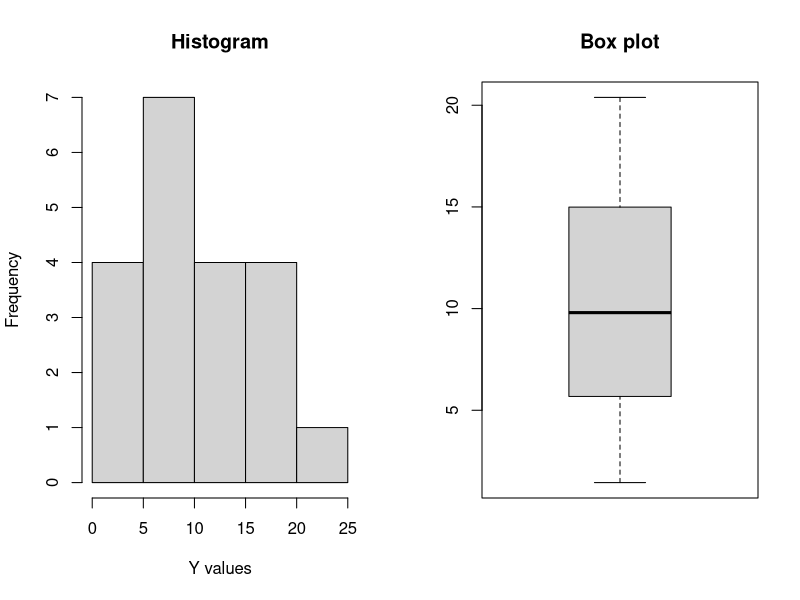
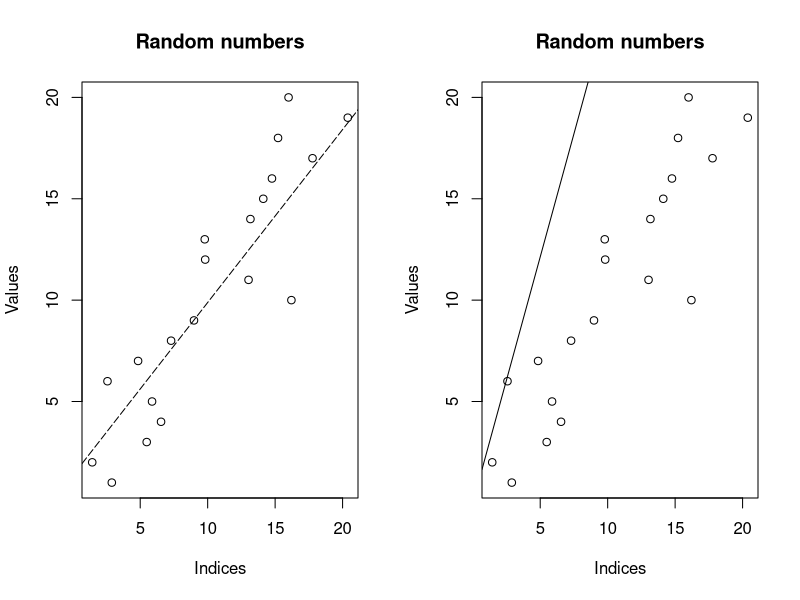
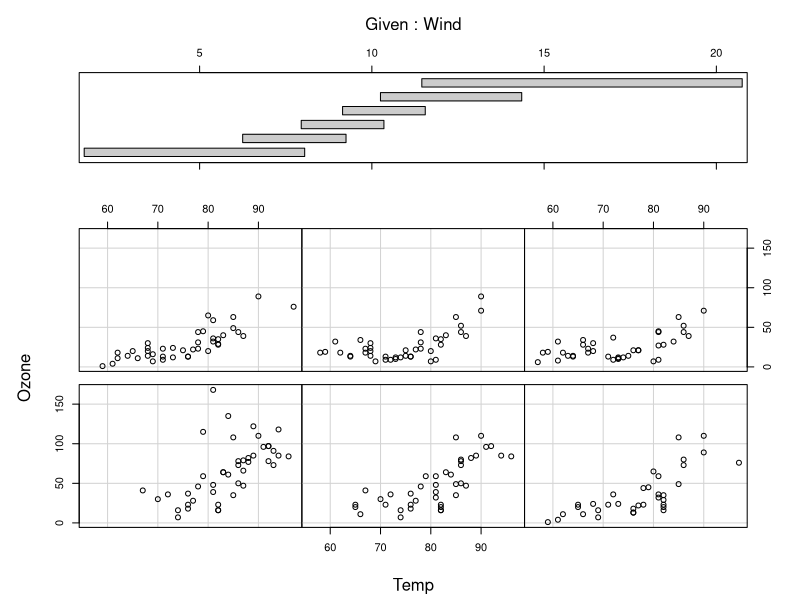
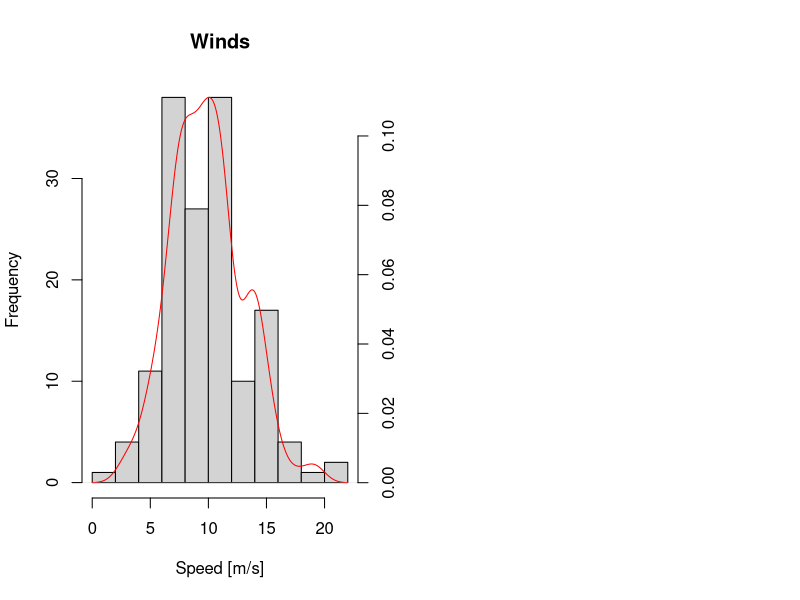

R code for these plots, in order:
# The script works on the current directory
#
# Samuel Rodriguez Bernabeu
# Assignment: lecture 3
# deliver date: 06/10/14
#
#

# Exercise 1: Create a vector x of the values from 1 to 20.
x <- seq(1,20)

# Exercise 2: Create a vector w <- 1 + sqrt(x)/2
w <- 1 + sqrt(x)/2

# Exercise 3: Create a data frame called dummy, with columns x = x and
#             y = x + rnorm(x)*w. To ensure we all get the same values, 
#             set the seed to 0.
set.seed(0)
dummy <- data.frame( x=x, y=x + rnorm(x)*w)
summary(dummy)

# Exercise 4: Create a histogram and a boxplot of y and plot them side-by-side 
#             on the same graphing region. Label the axes accordingly. Save your 
#             results as a Jpeg file.
par(mfrow=c(1,2))
hist( dummy$y, main="Histogram", ylab='Frequency', xlab='Y values')
boxplot( dummy$y, main="Box plot")

# Exercise 5: Plot y versus x using an appropriate plotting command. 
#             Put a title on the graph and labels on the axes.
plot( x ~ y, data=dummy, main="Random numbers", xlab="Indices", ylab="Values")


# Exercise 6: Enter the command fm <- lm(y ~ x, data=dummy) to fit a linear regression 
#             model. Add the estimated regression line to the current plot and 
#             make it the colour blue.
fm <- lm(y ~ x, data=dummy)
abline(coef(fm), lty=5, col="black")

# Exercise 7: Extract the values of the residuals using resids <- resid(fm). 
#             Check that the residuals are normally distributed by creating a Q-Q plot.
resids <- resid(fm)
plot( x ~ y, data=dummy, main="Random numbers", xlab="Indices", ylab="Values")
qqline(resids)

# Exercise 8: The airquality data set in the base library has columns Ozone, Solar.R,
#             Wind, Temp, Month and Day. Plot Ozone against Solar.R for each of THREE 
#             temperature ranges and each of THREE wind ranges. (Hint: Use coplot.)
coplot( Ozone ~ Temp | Wind, data=airquality)

# Exercise 9: Construct a histogram of Wind and overlay the density curve.
hist( airquality$Wind, main="Winds", ylab="Frequency", xlab="Speed [m/s]")
par(new=T)
plot( density( airquality$Wind), xlab=NA, ylab=NA, main=NA, axes=F, col="red")
axis(4)
